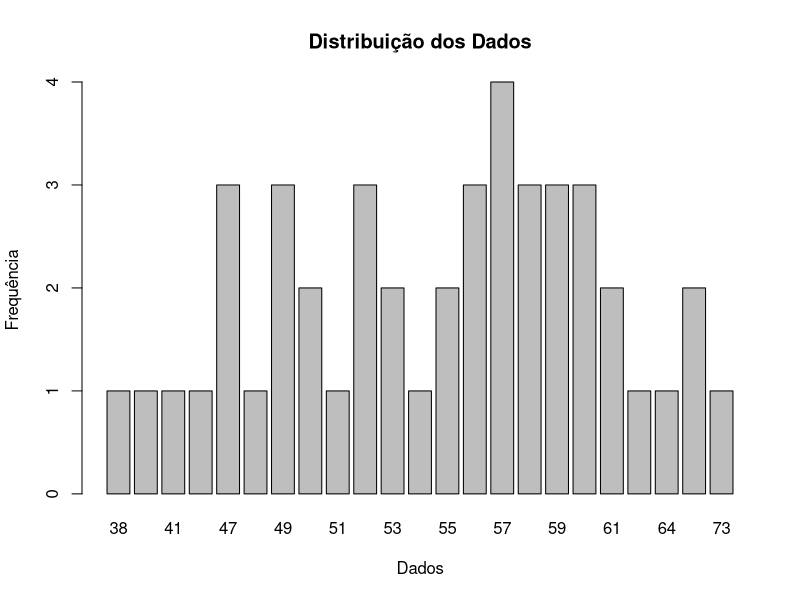
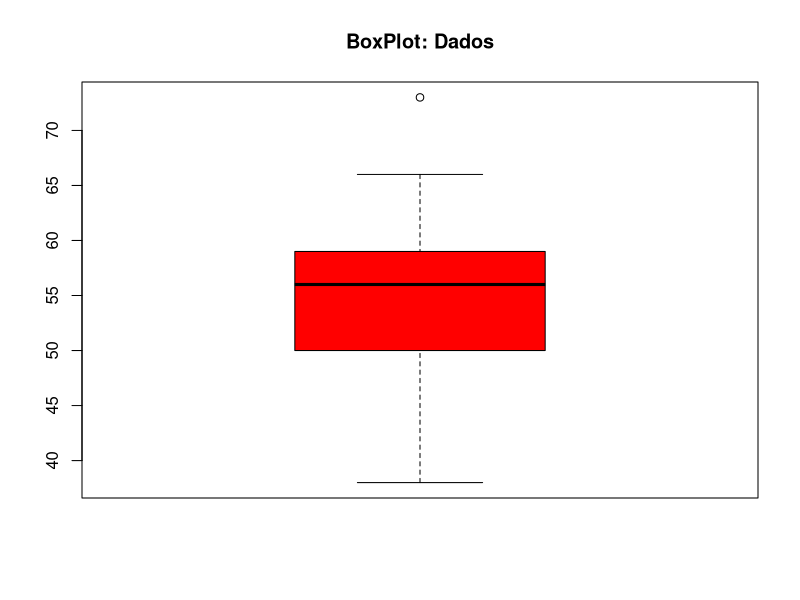

Write R code to recreate these figures, in order. (Note: this script raises an error after producing the figures.)
#---------------------------------------------------------------------------

#ALUNO: Wesley Honorato Pontes
#MATRÍCULA: 16212577
#CURSO: Engenharia de Computação - UFAL

#---------------------------------------------------------------------------

#1ª QUESTÃO
Dados <- c(48, 58, 56, 63, 52, 50, 59, 51, 59, 38, 57, 56, 73, 61, 41,
           55, 49, 61, 49, 49, 52, 55, 60, 52, 54, 57, 47, 66, 60, 53,
           59, 50, 45, 57, 64, 56, 57, 60, 47, 58, 53, 58, 66, 47, 40)
#a) Gerar a tabela de distribuição de frequência:
Freq = table(c(Dados))

FreqAc <- cumsum(Freq) 
FreqRel <- prop.table(Freq) 
FreqRelAc <- cumsum(FreqRel)

TabResul = cbind(Freq, FreqAc, FreqRel = round(FreqRel*100, digits = 2), 
                FreqRelAc = round(FreqRelAc*100, digits = 2))
#Gráfico:       
barplot(table(Dados),
        main = "Distribuição dos Dados",
        xlab = "Dados",
        ylab = "Frequência")

#b) Média, Desvio Padrão, Moda de Czuber, Mediana, Q3, P8, P50, P80, AP2 e K:
#Média:
mean(Dados)

#Desvio Padrão
sd(Dados, na.rm = TRUE)

#Moda Czuber
moda <- c(Freq)
names(Freq)[which.max(Freq)]

#Mediana
median(Dados)

#Q3 - Terceiro quartil (75%)
quantile(c(Dados), probs = 0.75, na.rm = TRUE)

#P8, P50, P80 - Percentis 8%, 50%, 80%
quantile(c(Dados), 0.08)
quantile(c(Dados), 0.5)
quantile(c(Dados), 0.8)


#AP2 - Coeficiente de assimetria de Pearson.
AP2 = 3 * (mean(Dados) - median(Dados))/sd(Dados); AP2

#K
NK <- round(1 + 3.322 * log10(length(Dados))); NK

#c) Gráfico BoxPlot
boxplot(c(Dados), 
        col = c("red", "yellow"),
        main = "BoxPlot: Dados",
        legend = TRUE)

#---------------------------------------------------------------------------

#2ª QUESTÃO
#a) Gráfico de barra e boxplot de óbitos:
barplot(Base_Covid_Alagoas$Seq,
        ylim = c(0,3000),
        xlab = "Tempo",
        ylab = "Quantidade de Óbitos",
        main = "Base de Óbitos COVID-19 AL",
        beside = TRUE,
        legend = TRUE)

boxplot(Seq~Ano, data = Base_Covid_Alagoas, col = c("red", "yellow"))

#b) Gráfico de barras mês a mês:
hist(Base_Covid_Alagoas$Mes,
     main = "Óbitos em Alagoas",
     xlab = "Mês",
     ylab = "Óbitos",
     col = 2,
     border = 3);

#c) Gráficos de óbitos por sexo:
barplot(table(Base_Covid_Alagoas$Sexo),
        legend = TRUE,
        col = 2:1,
        ylim = c(0,3000),
        xlab = "Sexo",
        ylab = "Quantidade",
        main = "Quantidade de óbitos por Sexo")

#d) Gráfico de obtidos por idade:
barplot(table(Base_Covid_Alagoas$Idade),
        legend = FALSE,
        col = 1:8,
        ylim = c(0,100),
        xlab = "Idade",
        ylab = "Quantidade",
        main = "Quantidade de óbitos por Idade")

#---------------------------------------------------------------------------

#3ª QUESTÃO
barplot(table(Base_Covid_Alagoas$Municipio),
        legend = TRUE,
        col = 1:8,
        ylim = c(0,250),
        xlab = "Municipios",
        ylab = "Óbitos",
        main = "Quantidade de óbitos por Municipio")
